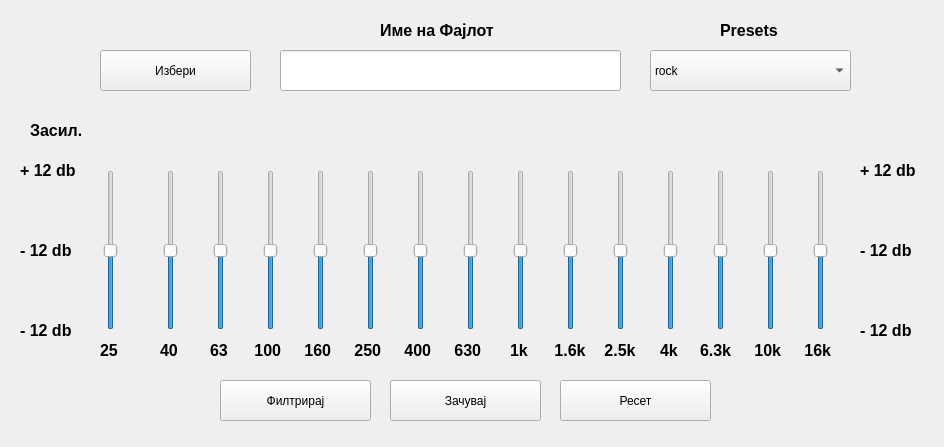
<?xml version="1.0" encoding="UTF-8"?>
<ui version="4.0">
 <class>Form</class>
 <widget class="QWidget" name="Form">
  <property name="geometry">
   <rect>
    <x>0</x>
    <y>0</y>
    <width>944</width>
    <height>447</height>
   </rect>
  </property>
  <property name="windowTitle">
   <string>Form</string>
  </property>
  <widget class="QSlider" name="slider_25">
   <property name="geometry">
    <rect>
     <x>100</x>
     <y>170</y>
     <width>22</width>
     <height>160</height>
    </rect>
   </property>
   <property name="minimum">
    <number>-12</number>
   </property>
   <property name="maximum">
    <number>12</number>
   </property>
   <property name="orientation">
    <enum>Qt::Vertical</enum>
   </property>
  </widget>
  <widget class="QSlider" name="slider_40">
   <property name="geometry">
    <rect>
     <x>160</x>
     <y>170</y>
     <width>22</width>
     <height>160</height>
    </rect>
   </property>
   <property name="minimum">
    <number>-12</number>
   </property>
   <property name="maximum">
    <number>12</number>
   </property>
   <property name="orientation">
    <enum>Qt::Vertical</enum>
   </property>
  </widget>
  <widget class="QSlider" name="slider_63">
   <property name="geometry">
    <rect>
     <x>210</x>
     <y>170</y>
     <width>22</width>
     <height>160</height>
    </rect>
   </property>
   <property name="minimum">
    <number>-12</number>
   </property>
   <property name="maximum">
    <number>12</number>
   </property>
   <property name="orientation">
    <enum>Qt::Vertical</enum>
   </property>
  </widget>
  <widget class="QSlider" name="slider_100">
   <property name="geometry">
    <rect>
     <x>260</x>
     <y>170</y>
     <width>22</width>
     <height>160</height>
    </rect>
   </property>
   <property name="minimum">
    <number>-12</number>
   </property>
   <property name="maximum">
    <number>12</number>
   </property>
   <property name="orientation">
    <enum>Qt::Vertical</enum>
   </property>
  </widget>
  <widget class="QSlider" name="slider_160">
   <property name="geometry">
    <rect>
     <x>310</x>
     <y>170</y>
     <width>22</width>
     <height>160</height>
    </rect>
   </property>
   <property name="minimum">
    <number>-12</number>
   </property>
   <property name="maximum">
    <number>12</number>
   </property>
   <property name="orientation">
    <enum>Qt::Vertical</enum>
   </property>
  </widget>
  <widget class="QSlider" name="slider_630">
   <property name="geometry">
    <rect>
     <x>460</x>
     <y>170</y>
     <width>22</width>
     <height>160</height>
    </rect>
   </property>
   <property name="minimum">
    <number>-12</number>
   </property>
   <property name="maximum">
    <number>12</number>
   </property>
   <property name="orientation">
    <enum>Qt::Vertical</enum>
   </property>
  </widget>
  <widget class="QSlider" name="slider_250">
   <property name="geometry">
    <rect>
     <x>360</x>
     <y>170</y>
     <width>22</width>
     <height>160</height>
    </rect>
   </property>
   <property name="minimum">
    <number>-12</number>
   </property>
   <property name="maximum">
    <number>12</number>
   </property>
   <property name="orientation">
    <enum>Qt::Vertical</enum>
   </property>
  </widget>
  <widget class="QSlider" name="slider_400">
   <property name="geometry">
    <rect>
     <x>410</x>
     <y>170</y>
     <width>22</width>
     <height>160</height>
    </rect>
   </property>
   <property name="minimum">
    <number>-12</number>
   </property>
   <property name="maximum">
    <number>12</number>
   </property>
   <property name="orientation">
    <enum>Qt::Vertical</enum>
   </property>
  </widget>
  <widget class="QSlider" name="slider_1k">
   <property name="geometry">
    <rect>
     <x>510</x>
     <y>170</y>
     <width>22</width>
     <height>160</height>
    </rect>
   </property>
   <property name="minimum">
    <number>-12</number>
   </property>
   <property name="maximum">
    <number>12</number>
   </property>
   <property name="orientation">
    <enum>Qt::Vertical</enum>
   </property>
  </widget>
  <widget class="QSlider" name="slider_4k">
   <property name="geometry">
    <rect>
     <x>660</x>
     <y>170</y>
     <width>22</width>
     <height>160</height>
    </rect>
   </property>
   <property name="minimum">
    <number>-12</number>
   </property>
   <property name="maximum">
    <number>12</number>
   </property>
   <property name="orientation">
    <enum>Qt::Vertical</enum>
   </property>
  </widget>
  <widget class="QSlider" name="slider_1k6">
   <property name="geometry">
    <rect>
     <x>560</x>
     <y>170</y>
     <width>22</width>
     <height>160</height>
    </rect>
   </property>
   <property name="minimum">
    <number>-12</number>
   </property>
   <property name="maximum">
    <number>12</number>
   </property>
   <property name="orientation">
    <enum>Qt::Vertical</enum>
   </property>
  </widget>
  <widget class="QSlider" name="slider_2k5">
   <property name="geometry">
    <rect>
     <x>610</x>
     <y>170</y>
     <width>22</width>
     <height>160</height>
    </rect>
   </property>
   <property name="minimum">
    <number>-12</number>
   </property>
   <property name="maximum">
    <number>12</number>
   </property>
   <property name="orientation">
    <enum>Qt::Vertical</enum>
   </property>
  </widget>
  <widget class="QSlider" name="slider_6k3">
   <property name="geometry">
    <rect>
     <x>710</x>
     <y>170</y>
     <width>22</width>
     <height>160</height>
    </rect>
   </property>
   <property name="minimum">
    <number>-12</number>
   </property>
   <property name="maximum">
    <number>12</number>
   </property>
   <property name="orientation">
    <enum>Qt::Vertical</enum>
   </property>
  </widget>
  <widget class="QSlider" name="slider_10k">
   <property name="geometry">
    <rect>
     <x>760</x>
     <y>170</y>
     <width>22</width>
     <height>160</height>
    </rect>
   </property>
   <property name="minimum">
    <number>-12</number>
   </property>
   <property name="maximum">
    <number>12</number>
   </property>
   <property name="orientation">
    <enum>Qt::Vertical</enum>
   </property>
  </widget>
  <widget class="QSlider" name="slider_16k">
   <property name="geometry">
    <rect>
     <x>810</x>
     <y>170</y>
     <width>22</width>
     <height>160</height>
    </rect>
   </property>
   <property name="minimum">
    <number>-12</number>
   </property>
   <property name="maximum">
    <number>12</number>
   </property>
   <property name="orientation">
    <enum>Qt::Vertical</enum>
   </property>
  </widget>
  <widget class="QLabel" name="label">
   <property name="geometry">
    <rect>
     <x>30</x>
     <y>110</y>
     <width>51</width>
     <height>41</height>
    </rect>
   </property>
   <property name="font">
    <font>
     <pointsize>12</pointsize>
     <weight>75</weight>
     <bold>true</bold>
    </font>
   </property>
   <property name="text">
    <string>Засил.</string>
   </property>
  </widget>
  <widget class="QLabel" name="label_3">
   <property name="geometry">
    <rect>
     <x>20</x>
     <y>310</y>
     <width>71</width>
     <height>41</height>
    </rect>
   </property>
   <property name="font">
    <font>
     <pointsize>12</pointsize>
     <weight>75</weight>
     <bold>true</bold>
    </font>
   </property>
   <property name="text">
    <string>- 12 db</string>
   </property>
  </widget>
  <widget class="QLabel" name="label_4">
   <property name="geometry">
    <rect>
     <x>20</x>
     <y>230</y>
     <width>71</width>
     <height>41</height>
    </rect>
   </property>
   <property name="font">
    <font>
     <pointsize>12</pointsize>
     <weight>75</weight>
     <bold>true</bold>
    </font>
   </property>
   <property name="text">
    <string>- 12 db</string>
   </property>
  </widget>
  <widget class="QLabel" name="label_5">
   <property name="geometry">
    <rect>
     <x>20</x>
     <y>150</y>
     <width>71</width>
     <height>41</height>
    </rect>
   </property>
   <property name="font">
    <font>
     <pointsize>12</pointsize>
     <weight>75</weight>
     <bold>true</bold>
    </font>
   </property>
   <property name="text">
    <string>+ 12 db</string>
   </property>
  </widget>
  <widget class="QPushButton" name="btn_filter">
   <property name="geometry">
    <rect>
     <x>220</x>
     <y>380</y>
     <width>151</width>
     <height>41</height>
    </rect>
   </property>
   <property name="text">
    <string>Филтрирај</string>
   </property>
  </widget>
  <widget class="QPushButton" name="btn_save">
   <property name="geometry">
    <rect>
     <x>390</x>
     <y>380</y>
     <width>151</width>
     <height>41</height>
    </rect>
   </property>
   <property name="text">
    <string>Зачувај</string>
   </property>
  </widget>
  <widget class="QPushButton" name="btn_reset">
   <property name="geometry">
    <rect>
     <x>560</x>
     <y>380</y>
     <width>151</width>
     <height>41</height>
    </rect>
   </property>
   <property name="text">
    <string>Ресет</string>
   </property>
  </widget>
  <widget class="QPushButton" name="btn_choose">
   <property name="geometry">
    <rect>
     <x>100</x>
     <y>50</y>
     <width>151</width>
     <height>41</height>
    </rect>
   </property>
   <property name="text">
    <string>Избери</string>
   </property>
  </widget>
  <widget class="QComboBox" name="dropdown_presets">
   <property name="geometry">
    <rect>
     <x>650</x>
     <y>50</y>
     <width>201</width>
     <height>41</height>
    </rect>
   </property>
   <item>
    <property name="text">
     <string>rock</string>
    </property>
   </item>
   <item>
    <property name="text">
     <string>jazz</string>
    </property>
   </item>
   <item>
    <property name="text">
     <string>blues</string>
    </property>
   </item>
   <item>
    <property name="text">
     <string>classical</string>
    </property>
   </item>
   <item>
    <property name="text">
     <string>pop</string>
    </property>
   </item>
  </widget>
  <widget class="QLabel" name="label_2">
   <property name="geometry">
    <rect>
     <x>720</x>
     <y>10</y>
     <width>91</width>
     <height>41</height>
    </rect>
   </property>
   <property name="font">
    <font>
     <pointsize>12</pointsize>
     <weight>75</weight>
     <bold>true</bold>
    </font>
   </property>
   <property name="text">
    <string>Presets</string>
   </property>
  </widget>
  <widget class="QLineEdit" name="text_filename">
   <property name="geometry">
    <rect>
     <x>280</x>
     <y>50</y>
     <width>341</width>
     <height>41</height>
     <text>"filename"</text>
	
    </rect>
   </property>
  </widget>
  <widget class="QLabel" name="label_6">
   <property name="geometry">
    <rect>
     <x>380</x>
     <y>10</y>
     <width>131</width>
     <height>41</height>
    </rect>
   </property>
   <property name="font">
    <font>
     <pointsize>12</pointsize>
     <weight>75</weight>
     <bold>true</bold>
    </font>
   </property>
   <property name="text">
    <string>Име на Фајлот</string>
   </property>
  </widget>
  <widget class="QLabel" name="label_7">
   <property name="geometry">
    <rect>
     <x>860</x>
     <y>230</y>
     <width>71</width>
     <height>41</height>
    </rect>
   </property>
   <property name="font">
    <font>
     <pointsize>12</pointsize>
     <weight>75</weight>
     <bold>true</bold>
    </font>
   </property>
   <property name="text">
    <string>- 12 db</string>
   </property>
  </widget>
  <widget class="QLabel" name="label_8">
   <property name="geometry">
    <rect>
     <x>860</x>
     <y>150</y>
     <width>71</width>
     <height>41</height>
    </rect>
   </property>
   <property name="font">
    <font>
     <pointsize>12</pointsize>
     <weight>75</weight>
     <bold>true</bold>
    </font>
   </property>
   <property name="text">
    <string>+ 12 db</string>
   </property>
  </widget>
  <widget class="QLabel" name="label_9">
   <property name="geometry">
    <rect>
     <x>860</x>
     <y>310</y>
     <width>71</width>
     <height>41</height>
    </rect>
   </property>
   <property name="font">
    <font>
     <pointsize>12</pointsize>
     <weight>75</weight>
     <bold>true</bold>
    </font>
   </property>
   <property name="text">
    <string>- 12 db</string>
   </property>
  </widget>
  <widget class="QLabel" name="label_10">
   <property name="geometry">
    <rect>
     <x>100</x>
     <y>330</y>
     <width>21</width>
     <height>41</height>
    </rect>
   </property>
   <property name="font">
    <font>
     <pointsize>12</pointsize>
     <weight>75</weight>
     <bold>true</bold>
    </font>
   </property>
   <property name="text">
    <string>25</string>
   </property>
  </widget>
  <widget class="QLabel" name="label_11">
   <property name="geometry">
    <rect>
     <x>160</x>
     <y>330</y>
     <width>21</width>
     <height>41</height>
    </rect>
   </property>
   <property name="font">
    <font>
     <pointsize>12</pointsize>
     <weight>75</weight>
     <bold>true</bold>
    </font>
   </property>
   <property name="text">
    <string>40</string>
   </property>
  </widget>
  <widget class="QLabel" name="label_12">
   <property name="geometry">
    <rect>
     <x>210</x>
     <y>330</y>
     <width>21</width>
     <height>41</height>
    </rect>
   </property>
   <property name="font">
    <font>
     <pointsize>12</pointsize>
     <weight>75</weight>
     <bold>true</bold>
    </font>
   </property>
   <property name="text">
    <string>63</string>
   </property>
  </widget>
  <widget class="QLabel" name="label_14">
   <property name="geometry">
    <rect>
     <x>250</x>
     <y>330</y>
     <width>41</width>
     <height>41</height>
    </rect>
   </property>
   <property name="font">
    <font>
     <pointsize>12</pointsize>
     <weight>75</weight>
     <bold>true</bold>
    </font>
   </property>
   <property name="text">
    <string> 100</string>
   </property>
  </widget>
  <widget class="QLabel" name="label_18">
   <property name="geometry">
    <rect>
     <x>510</x>
     <y>330</y>
     <width>21</width>
     <height>41</height>
    </rect>
   </property>
   <property name="font">
    <font>
     <pointsize>12</pointsize>
     <weight>75</weight>
     <bold>true</bold>
    </font>
   </property>
   <property name="text">
    <string>1k</string>
   </property>
  </widget>
  <widget class="QLabel" name="label_19">
   <property name="geometry">
    <rect>
     <x>550</x>
     <y>330</y>
     <width>41</width>
     <height>41</height>
    </rect>
   </property>
   <property name="font">
    <font>
     <pointsize>12</pointsize>
     <weight>75</weight>
     <bold>true</bold>
    </font>
   </property>
   <property name="text">
    <string> 1.6k</string>
   </property>
  </widget>
  <widget class="QLabel" name="label_21">
   <property name="geometry">
    <rect>
     <x>660</x>
     <y>330</y>
     <width>21</width>
     <height>41</height>
    </rect>
   </property>
   <property name="font">
    <font>
     <pointsize>12</pointsize>
     <weight>75</weight>
     <bold>true</bold>
    </font>
   </property>
   <property name="text">
    <string>4k</string>
   </property>
  </widget>
  <widget class="QLabel" name="label_22">
   <property name="geometry">
    <rect>
     <x>700</x>
     <y>330</y>
     <width>41</width>
     <height>41</height>
    </rect>
   </property>
   <property name="font">
    <font>
     <pointsize>12</pointsize>
     <weight>75</weight>
     <bold>true</bold>
    </font>
   </property>
   <property name="text">
    <string>6.3k</string>
   </property>
  </widget>
  <widget class="QLabel" name="label_23">
   <property name="geometry">
    <rect>
     <x>750</x>
     <y>330</y>
     <width>41</width>
     <height>41</height>
    </rect>
   </property>
   <property name="font">
    <font>
     <pointsize>12</pointsize>
     <weight>75</weight>
     <bold>true</bold>
    </font>
   </property>
   <property name="text">
    <string> 10k</string>
   </property>
  </widget>
  <widget class="QLabel" name="label_24">
   <property name="geometry">
    <rect>
     <x>800</x>
     <y>330</y>
     <width>41</width>
     <height>41</height>
    </rect>
   </property>
   <property name="font">
    <font>
     <pointsize>12</pointsize>
     <weight>75</weight>
     <bold>true</bold>
    </font>
   </property>
   <property name="text">
    <string> 16k</string>
   </property>
  </widget>
  <widget class="QLabel" name="label_25">
   <property name="geometry">
    <rect>
     <x>300</x>
     <y>330</y>
     <width>41</width>
     <height>41</height>
    </rect>
   </property>
   <property name="font">
    <font>
     <pointsize>12</pointsize>
     <weight>75</weight>
     <bold>true</bold>
    </font>
   </property>
   <property name="text">
    <string> 160</string>
   </property>
  </widget>
  <widget class="QLabel" name="label_26">
   <property name="geometry">
    <rect>
     <x>350</x>
     <y>330</y>
     <width>41</width>
     <height>41</height>
    </rect>
   </property>
   <property name="font">
    <font>
     <pointsize>12</pointsize>
     <weight>75</weight>
     <bold>true</bold>
    </font>
   </property>
   <property name="text">
    <string> 250</string>
   </property>
  </widget>
  <widget class="QLabel" name="label_27">
   <property name="geometry">
    <rect>
     <x>400</x>
     <y>330</y>
     <width>41</width>
     <height>41</height>
    </rect>
   </property>
   <property name="font">
    <font>
     <pointsize>12</pointsize>
     <weight>75</weight>
     <bold>true</bold>
    </font>
   </property>
   <property name="text">
    <string> 400</string>
   </property>
  </widget>
  <widget class="QLabel" name="label_28">
   <property name="geometry">
    <rect>
     <x>450</x>
     <y>330</y>
     <width>41</width>
     <height>41</height>
    </rect>
   </property>
   <property name="font">
    <font>
     <pointsize>12</pointsize>
     <weight>75</weight>
     <bold>true</bold>
    </font>
   </property>
   <property name="text">
    <string> 630</string>
   </property>
  </widget>
  <widget class="QLabel" name="label_20">
   <property name="geometry">
    <rect>
     <x>600</x>
     <y>330</y>
     <width>51</width>
     <height>41</height>
    </rect>
   </property>
   <property name="font">
    <font>
     <pointsize>12</pointsize>
     <weight>75</weight>
     <bold>true</bold>
    </font>
   </property>
   <property name="text">
    <string> 2.5k</string>
   </property>
  </widget>
 </widget>
 <resources/>
 <connections/>
</ui>
